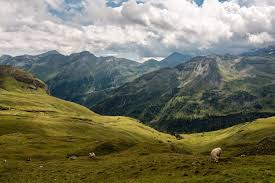
#> input picture exe 1/image.jpg, 275 x 183 px
$ python ex01_03.py image.jpg
#> lines starting #> are read from the running program, lines starting #| are printed output that depends on the picture
from PIL import Image
import sys

def stretch_channel(channel):
    hist = channel.histogram()
    min_pixel = next(i for i, v in enumerate(hist) if v != 0)
    max_pixel = next(i for i in reversed(range(len(hist))) if hist[i] != 0)

    if min_pixel == max_pixel:
        return channel

    def stretch(value):
        return int((value - min_pixel) * 255 / (max_pixel - min_pixel))

    return channel.point(stretch)


def main():
    if len(sys.argv) != 2:
        print("Usage: python ex01_03.py <image_file>")
        return

    filename = sys.argv[1]
    #פתיחת תמונה
    image = Image.open(filename).convert("RGB")
#> image is the input picture: PIL image 275x183 RGB; mean R, G, B 118.3, 118.3, 97.3
    #פירוק הצבעים
    r, g, b = image.split()
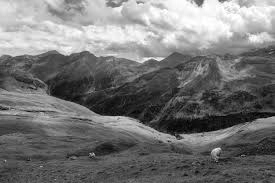
#> r: PIL image 275x183 L; min 0, max 255, mean 118.3
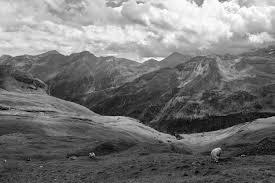
#> g: PIL image 275x183 L; min 0, max 255, mean 118.3
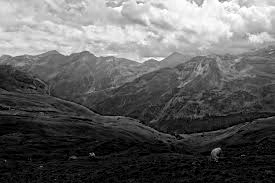
#> b: PIL image 275x183 L; min 0, max 255, mean 97.3
    #חישוב הסטוגרמה לכל צבע בנפרד
    r.stretched = stretch_channel(r)
#> in stretch_channel, `hist = channel.histogram()`: hist = 256 values, max 542 at index 79, min 2 at index 2, mean 196.6
#> in stretch_channel, `min_pixel = next(i for i, v in enumerate(hist) if v != 0)`: min_pixel = 0
#> in stretch_channel, `max_pixel = next(i for i in reversed(range(len(hist))) if hist[i] != 0)`: max_pixel = 255
    g.stretched = stretch_channel(g)
    b.stretched = stretch_channel(b)
    result_image = Image.merge("RGB", (r.stretched, g.stretched, b.stretched))
    #הצגה
    image.show(title="Original Image")
    result_image.show(title="Stretched Image")

if __name__ == "__main__":
    main()
